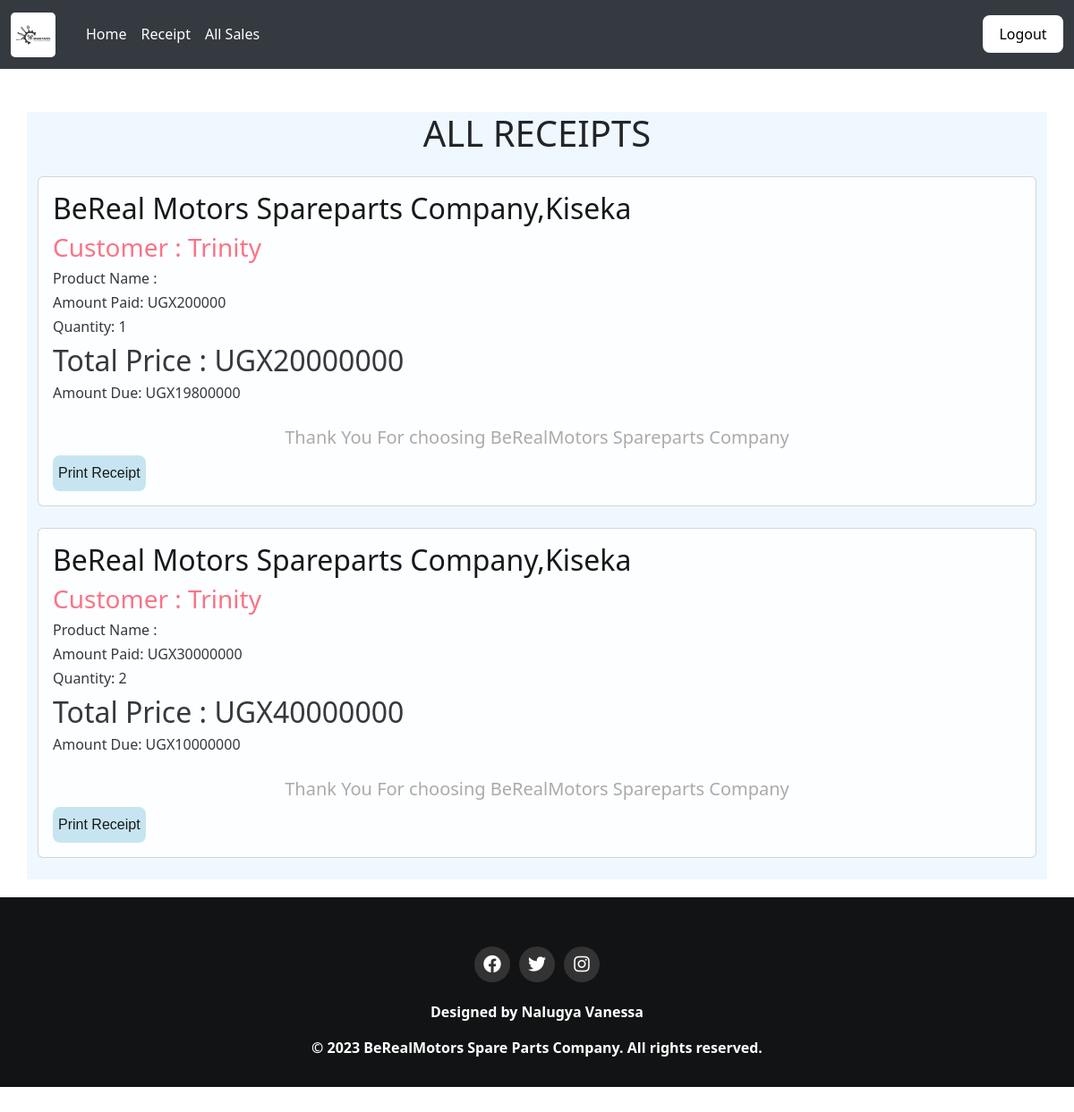
The app's page /receipt/ (signed in), older data.
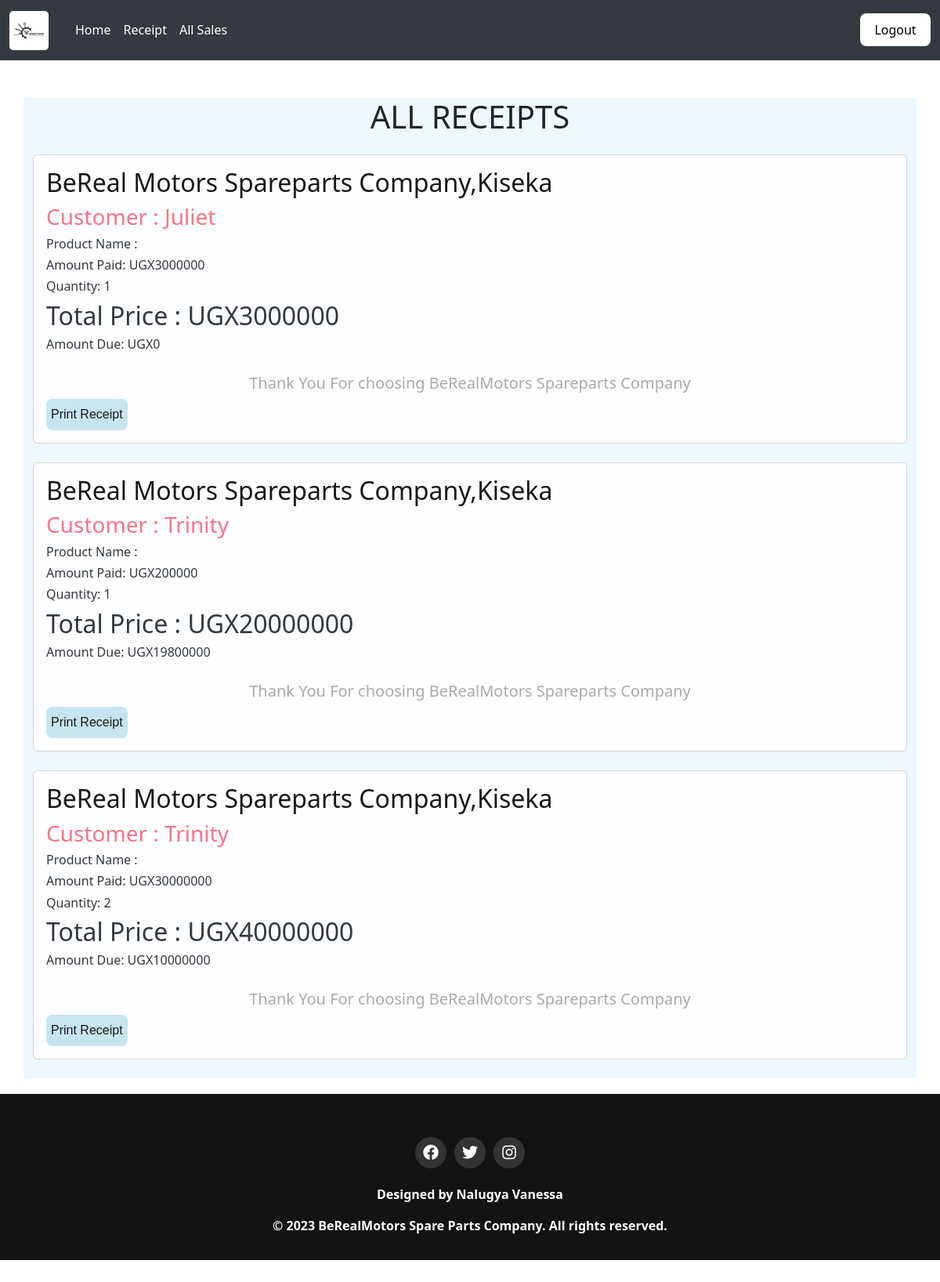
The same page, newer data.
### berealapp/models.py (models this page shows, shortened)
class Sale(models.Model):
    item = models.ForeignKey(Product,on_delete=models.CASCADE,null=False,blank=False)
    date_of_sale = models.DateField(default=timezone.now)
    contact=models.CharField(max_length=50,null=False, blank=False)
    branch_name=models.CharField(max_length=50,null=False,blank=False)
    quantity=models.IntegerField(default=0,null=False, blank=False)
    amount_received = models.IntegerField(default=0,null=False, blank=False)
    issued_to=models.CharField(max_length=100,null=False, blank=False)#buyer
    part_name=models.CharField(max_length=50,null=False, blank=True)
    unit_price=models.IntegerField(default=0,null=False, blank=False)#for installments.
    def get_total(self):
        total=self.quantity*self.item.unit_price
        return int(total)
    def get_change(self):
        change=self.get_total() - self.amount_received
        return abs(int(change))

class Product(models.Model):
    Category_name=models.ForeignKey(Category, on_delete=models.CASCADE,null=False,blank=False)
    product_name=models.CharField(max_length=50,null=False,blank=False)
    date_of_arrival = models.DateField(default=timezone.now)
    country_of_origin=models.CharField(max_length=50,null=False,blank=False)
    total_quantity=models.IntegerField(default=0,null=False,blank=False,validators=[MinValueValidator(1)])
    issued_quantity=models.IntegerField(default=0,null=False,blank=False)
    received_quantity=models.IntegerField(default=0,null=False,blank=False)
    unit_price=models.IntegerField(default=0,null=False,blank=False)
    def __str__(self):
        return self.product_name

### berealapp/views.py (the view)
# urls.py: path('receipt/',views.receipt,name='receipt'),
@login_required
def receipt(request):
    sales=Sale.objects.all().order_by('-id')
    return render(request,'project/receipt.html',{'sales':sales})

### templates/project/receipt.html
{% extends 'project/base.html'%} {% block content%}
<br /><br>
<div class="container" style="background-color: aliceblue;">
    <h1 class="card-header text-center" class="v">ALL RECEIPTS</h1><br>
    {% for sale in sales %}
    <div class="card" style="opacity: 90%;" >
        <div class="card-body">
            <h2 class="v">BeReal Motors Spareparts Company,Kiseka</h2>
            <h3 class="card-title" style="color:#FB667A; ">Customer : {{sale.issued_to | title}}</h3>
            <h6 class="card-text">Product Name : {{sale.item}}</h6>
            <h6 class="card-text">Amount Paid: UGX{{ sale.amount_received }}</h6>
            <h6 class="card-text">Quantity: {{sale.quantity }}</h6>
            <h2>Total Price : UGX{{ sale.get_total }}</h2>
            <div style="flex: 1">
                <h6 class="card-text">Amount Due: UGX{{ sale.get_change }}</h6>
               <h5 id="A" style="text-align: center;">Thank You For choosing BeRealMotors Spareparts Company</h5>
                <a href="{% url 'receipt_detail' sale.id %}">
                    <button class="button" type="submit"style="width:auto;">Print Receipt</button> <br>
                </a>
            </div>
        </div>
    </div>
    <br />
    {% endfor %}
</div>
{% endblock %}

Row changes from the older to the newer data that the page shows:
added Sale: issued_to "Juliet", amount_received "3000000", quantity "1", get_total "3000000", get_change "0"
